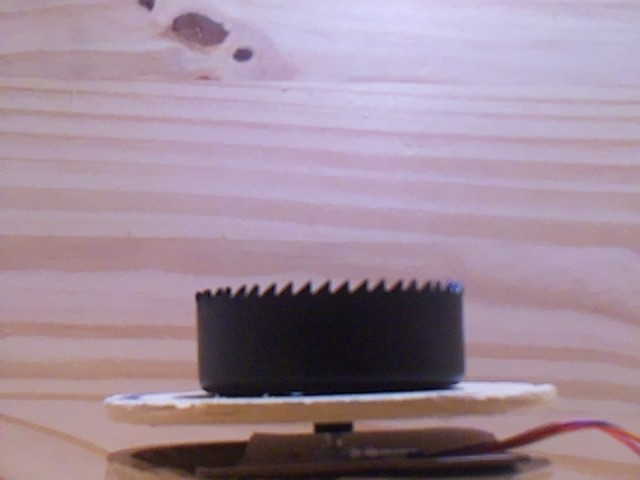
#> input picture Sample_Data/Hole_Lit/test4.jpg, 640 x 480 px, found by its file name
$ python test2.py
#> lines starting #> are read from the running program, lines starting #| are printed output that depends on the picture; after the words box and inside, x2 and y2 are one past the last pixel; in counts of white or black regions, pixels touching at a corner belong together
import cv2 as cv
import numpy as np
from matplotlib import pyplot as plt
img = cv.imread('Sample_Data/Laser_Bottle/test4.jpg', cv.IMREAD_GRAYSCALE)
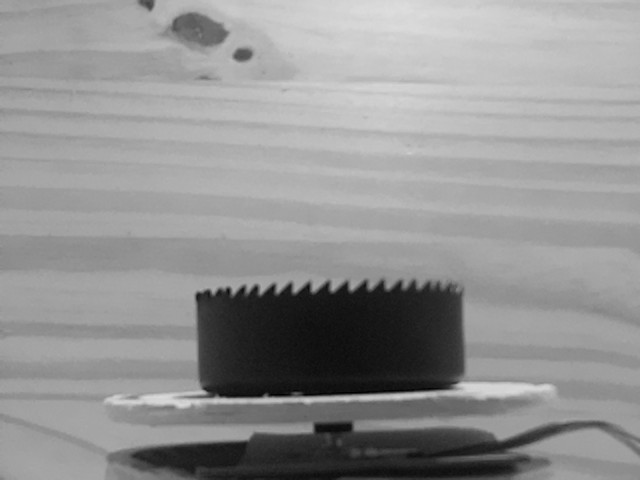
#> img: shape (480, 640); min 0, max 222, mean 146.7
assert img is not None, "file could not be read, check with os.path.exists()"

ret,th1 = cv.threshold(img,200,255,cv.THRESH_BINARY)
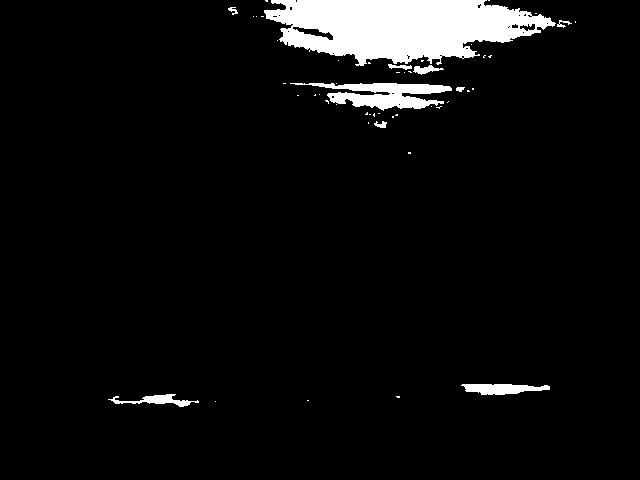
#> th1: shape (480, 640); 5.4% white; 50 white regions (40 under 20 px), largest, box (x1, y1, x2, y2) and area: (264, 0, 556, 66) 12824, (290, 83, 452, 111) 2238, (461, 384, 550, 395) 686

plt.imshow(th1, "gray")
plt.show()


i = 0
c = 0
z = 0

arr = []
temp = []
maxy = 0
maxx = 0

while(i < len(th1)):
    while(c < len(th1[0])):
        if(th1[i][c] == 255):
            if(i > maxy):
                maxy = i
                maxx = c
            temp = [c, z, i]
            arr.append(temp)
        c += 1
    c = 0
    i += 1
#> after the loop, arr = 16736 items, first 6: [265, 0, 0], [266, 0, 0], [267, 0, 0], [271, 0, 0], [272, 0, 0], [273, 0, 0]; i = 480; maxx = 179; maxy = 406

i = 0
while(i < len(arr)):
    arr[i][1] = maxx - arr[i][0]
    #arr[i][0] = 1
    i += 1
#> after the loop, arr = 16736 items, first 6: [265, -86, 0], [266, -87, 0], [267, -88, 0], [271, -92, 0], [272, -93, 0], [273, -94, 0]; i = 16736
i = 0

arrx = []
arry = []
arrz = []
filter_arr = []
while(i < len(arr)):
    if(arr[i][1] > 0 and arr[i][1] < 150):
        filter_arr.append(arr[i])
        arrx.append(1)
        arry.append(arr[i][1])
        arrz.append(arr[i][2])

    i += 1
#> after the loop, arrx = 371 values from 1 to 1; arry = 371 values, max 71 at index 129, min 1 at index 211, mean 28.41; arrz = 371 values from 394 to 405; filter_arr = 371 items, first 6: [166, 13, 394], [167, 12, 394], [168, 11, 394], [169, 10, 394], [170, 9, 394], [171, 8, 394]; i = 16736


i = 0

while(i < len(filter_arr)):
    filter_arr[i][0] = 1
    i += 1
#> after the loop, filter_arr = 371 items, first 6: [1, 13, 394], [1, 12, 394], [1, 11, 394], [1, 10, 394], [1, 9, 394], [1, 8, 394]; i = 371
#print(filter_arr)

i = 1
c = 0
length = len(filter_arr)
#> length = 371
arrx2 = []
arry2 = []
arrz2 = []
while(i < 10):
    print(i)
    while(c < length):
        temp = filter_arr[c]
        #print(temp)
        temp[0] = i
        filter_arr.append(temp)
        arrx2.append(filter_arr[c][0])
        arry2.append(filter_arr[c][1])
        arrz2.append(filter_arr[c][2])
        c += 1
    c = 0
    i += 1
#> after the loop, arrx2 = 3339 values from 1 to 9; arry2 = 3339 values, max 71 at index 129, min 1 at index 211, mean 28.41; arrz2 = 3339 values, max 405 at index 370, min 394 at index 0, mean 399.5; filter_arr = 3710 items, first 6: [9, 13, 394], [9, 12, 394], [9, 11, 394], [9, 10, 394], [9, 9, 394], [9, 8, 394]; i = 10

#print(filter_arr)


ax = plt.axes(projection = '3d')
ax.plot3D(arrx2, arry2, arrz2, 'gray')
plt.show()
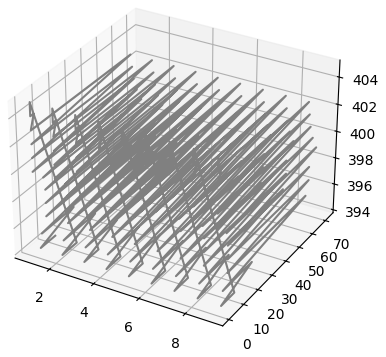
#> figure drawn by matplotlib, 1 panel
